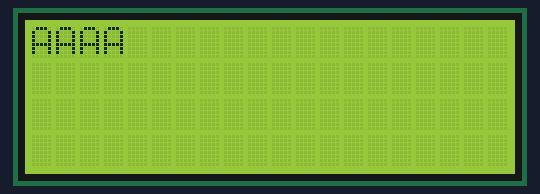
Simulated run of this sketch. Board: Arduino Uno, built with avr-gcc and run on an emulated ATmega328P. On the bench: 20×4 character LCD.

Above: at 0.1 s.
At 0.6 s:
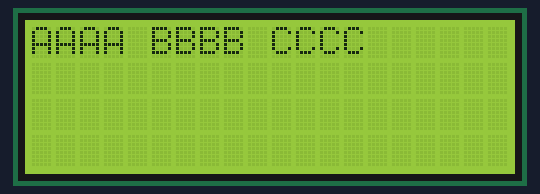
At 1.1 s:
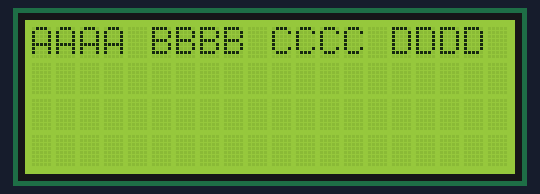
At 6.1 s:
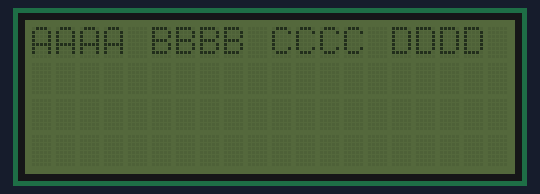

The sketch:

lcd2.ino
```cpp
#include <Wire.h>
#include <LiquidCrystal_I2C.h>

LiquidCrystal_I2C lcd(0x27, 2, 1, 0, 4, 5, 6, 7, 3, POSITIVE);  // Ustawienie adresu ukladu na 0x27

void setup()
{
  lcd.begin(20,4);
  lcd.backlight(); // zalaczenie podwietlenia
  lcd.setCursor(0,0);
  lcd.print("AAAA");
  delay(500);
  lcd.setCursor(5,0);
  lcd.print("BBBB");
  lcd.setCursor(10,0);
  lcd.print("CCCC");
  delay(500);
  lcd.setCursor(15,0);
  lcd.print("DDDD");
}

void loop()
{
   lcd.backlight(); // zalaczenie podswietlenia
   delay(5000);
   lcd.noBacklight(); // wylaczenie podswietlenia
   delay(5000);
}
```

Measured:
- what the display in image 1 shows lasts 0.5 s, from 0.6 s to 1.1 s
- what the display in image 2 shows lasts 5.0 s, from 1.1 s to 6.1 s
